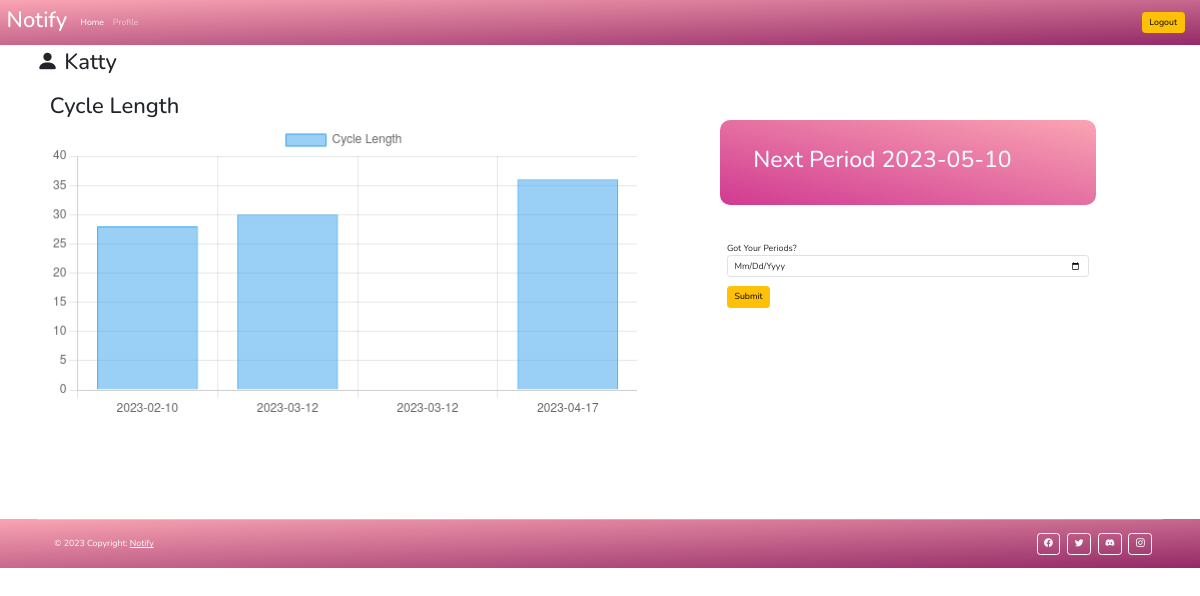
The app's page /check (signed in), older data.
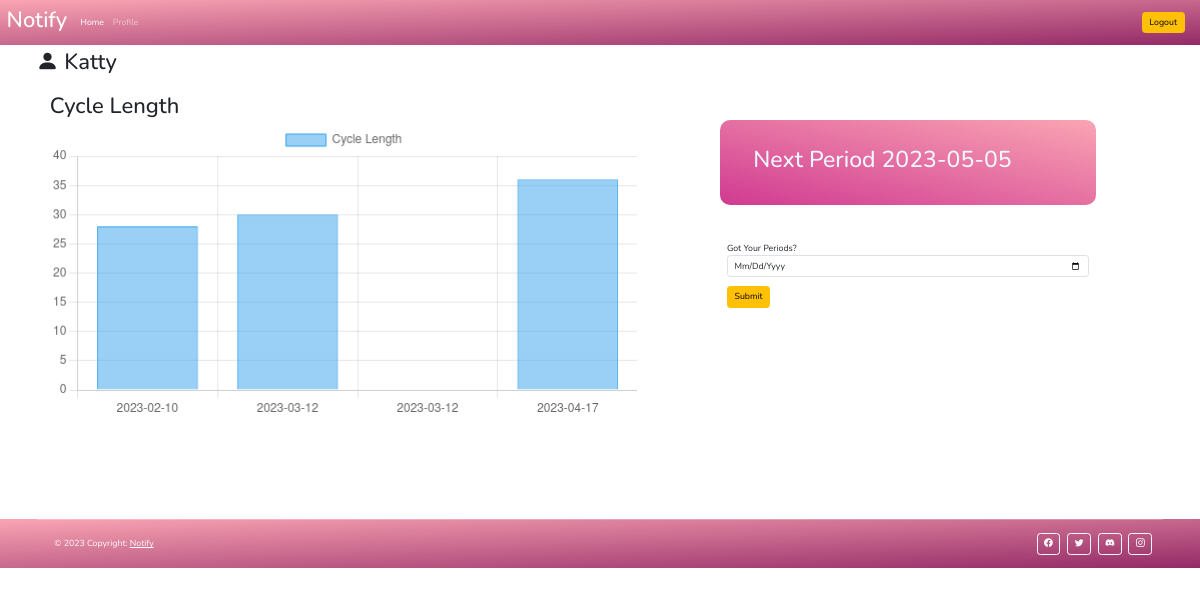
The same page, newer data.
### app.py (models this page shows)
class User(UserMixin, db.Model):
    __tablename__ = "User"
    id = db.Column(db.Integer, primary_key=True)
    name = db.Column(db.Text, unique=True, nullable=False)
    email = db.Column(db.Text, unique=True, nullable=False)
    password = db.Column(db.Text, nullable=False)
    phno=db.Column(db.Text, nullable=False)
    datelist= db.Column(db.Text, nullable=False)
    pdate = db.Column(db.Text, nullable=False)

### app.py (the view)
@app.route("/check")
@login_required
def check():
    return render_template("check.html",user=current_user,datelist=current_user.datelist.split(",")[1:],nodays=daysCal(current_user.datelist.split(",")))

### app.py (called while the page is built)
@login_manager.user_loader
def load_user(user_id):
    return db.session.get(User, user_id)

def daysCal(datelist):
    datelist = [datetime.strptime(d, '%Y-%m-%d') for d in datelist]
    num_days = list()
    for i in range(len(datelist) - 1):
        delta = datelist[i+1] - datelist[i]
        num_days.append(str(delta).split(" ")[0])
    return num_days

### templates/check.html (shortened to what this page needs)
{% extends 'base.html' %}
{% block body %}
</div>
<div class="container">
  <h1 class="pt-2"> <i class="bi bi-person-fill"></i> {{user.name}}</h1>
  <br>
  <div class="container-fluid">
    <div class="row d-flex flex-wrap">
      <div class="col-md-7">
        <div class="chart-container" style=" width:50vw">
          <div class="container"><h1>Cycle Length</h1>
            <canvas id="myChart"></canvas>
          </div>
        </div>
      </div>
     <div class='col-md-4 m-5'>
        <div class="row">
            <div class='col-md-12 udate'>
              <div class="p-5">
                <h2>Next period  {{user.pdate}}</h2>
              </div>
            </div>
            <br>
            <br>
            <div class='col-md-12'>
              <div>
                <form action="{{ url_for('update') }}" method="post">
                  <div class="form-group mb-3">
                    <label for="datelist">Got your periods?</label>
                    <input type="date" class="form-control" id="date" name="date" required="required" placeholder="Enter the date">
                  </div>
                  <button type="submit" class="btn btn-warning me-3">Submit</button>
                </form>
            </div>
           </div>
        </div>
     </div>
   </div>
 </div>
 <script>
   const ctx = document.getElementById('myChart');
   new Chart(ctx, {
     type: 'bar',
     data: {
       labels: {{ datelist|tojson }},
       datasets: [{
         label: 'Cycle Length',
         data:  {{ nodays|tojson }},
         borderWidth: 1
       }]
     },
     options: {
       scales: {
         y: {
           beginAtZero: true
         }
       }
     }
   });
 </script>
<br><br><br><br><br><br><br>
</div>
{% endblock body %}

### templates/base.html (shortened to what this page needs)
<!DOCTYPE html>
<html lang="en">
<head>
    <link rel="stylesheet" href={{ url_for('static', filename="css/style1.css") }}>
    <link rel="stylesheet" href="https://cdn.jsdelivr.net/npm/bootstrap-icons@1.9.1/font/bootstrap-icons.css">
    <link href="https://cdn.jsdelivr.net/npm/bootstrap@5.3.0-alpha1/dist/css/bootstrap.min.css" rel="stylesheet">
    <link href="https://unpkg.com/aos@2.3.1/dist/aos.css" rel="stylesheet">
        <link rel="stylesheet" href="https://cdnjs.cloudflare.com/ajax/libs/font-awesome/5.15.3/css/all.min.css">
        <link rel="stylesheet" href="https://cdnjs.cloudflare.com/ajax/libs/font-awesome/4.7.0/css/font-awesome.min.css">
        <link rel="stylesheet" href={{ url_for('static', filename="css/style2.css") }}>
</head>
<body>
  <div class="colourbg1">
    <nav class="navbar navbar-expand-lg navbar-dark  navbar-custom navbar-fixed-top">
      <div class="container-fluid ">
        <a class="navbar-brand" href={{ url_for('home') }}><h1> notify </h1></a>
        <div class="collapse navbar-collapse" id="navbarSupportedContent">
          <ul class="navbar-nav me-auto mb-2 mb-lg-0">
            <li class="nav-item">
              <a class="nav-link active" aria-current="page" href={{ url_for('home')}}>Home</a>
            </li>
            <li class="nav-item">
              <a class="nav-link" href={{ url_for('check')}}>Profile</a>
            </li>
          </ul>
          {% if logged_in==false %}
          <form class="d-flex">
              <a class="btn btn-warning me-3" href={{ url_for('register')}}>Register</a>
            <a class="btn btn-outline-warning me-3" href={{ url_for('login') }}>Login</a>
          </form>
          {% else %}
          <a class="btn btn-warning me-3" href={{ url_for('logout')}}>Logout</a>
          {% endif %}
        </div>
      </div>
    </nav>
    {% block body %}{% endblock body %}
</body>
<footer class="text-center text-lg-start text-white">
<div class="container pb-0">
<hr class="my-3">
<section class="p-3 pt-0">
<div class="row d-flex align-items-center">
<div class="col-md-7 col-lg-8 text-center text-md-start">
  <div class="p-3">
    © 2023 Copyright:
    <a class="text-white" href="#"
       >notify</a
      >
  </div>
</div>
<div class="col-md-5 col-lg-4 ml-lg-0 text-center text-md-end">
  <a
     class="btn btn-outline-light btn-floating m-1"
     class="text-white"
     role="button"
     ><i class="bi bi-facebook"></i></a>
  <a
     class="btn btn-outline-light btn-floating m-1"
     class="text-white"
     role="button"
     ><i class="bi bi-twitter"></i></a>
  <a
     class="btn btn-outline-light btn-floating m-1"
     class="text-white"
     role="button"
     ><i class="bi bi-discord"></i></a>
  <a
     class="btn btn-outline-light btn-floating m-1"
     class="text-white"
     role="button"><i class="bi bi-instagram"></i></a>
</div>
</div>
</section>
</div>
</footer>
</html>

### static/css/style1.css (style rules this page uses)
footer { background: linear-gradient(to bottom right, rgb(250, 165, 179), rgb(148, 42, 103)); }
.colourbg1 { background: linear-gradient(to bottom right, rgb(250, 165, 179), rgb(148, 42, 103)); }
.navbar-custom { background-color: transparent; }
.udate { background: linear-gradient(to bottom left, rgb(250, 165, 179), rgb(208, 58, 145)); color: aliceblue; border-radius: 10px; margin-bottom: 10%; }

### static/css/style2.css (style rules this page uses)
:root { --orange:#33AAFF; }
h2 { font-size: 23px; }
* { font-family: 'Nunito', sans-serif; margin:0; padding:0; box-sizing: border-box; text-transform: capitalize; outline: none; border:none; text-decoration: none; transition: all .2s linear; }
html { overflow-x: hidden; scroll-padding-top: 6rem; scroll-behavior: smooth; }
section { padding:2rem 9%; }
@media (max-width:1200px) { html { font-size: 55%; } }

Row changes from the older to the newer data that the page shows:
changed User "Katty": pdate "2023-05-10" → "2023-05-05"
